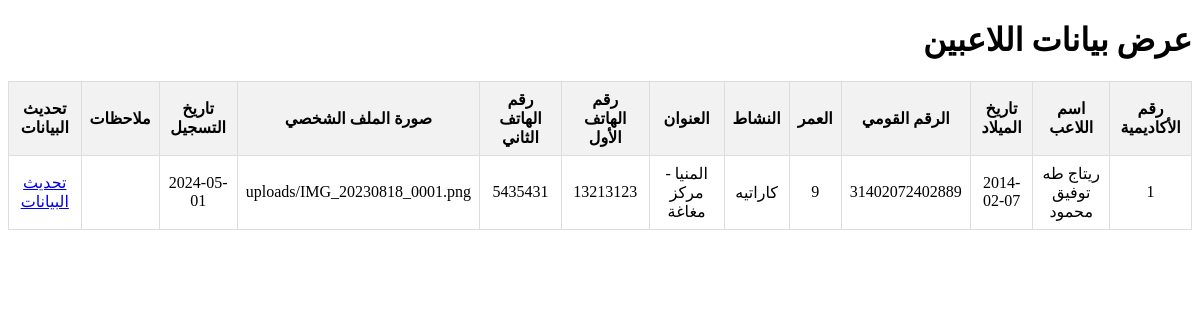
Screenshot of /display_players.php with the database file from the repository.
### tables this page shows
CREATE TABLE `external_academies` (
  `AcademyID` int(11) NOT NULL,
  `PlayerName` varchar(255) NOT NULL,
  `DateOfBirth` date DEFAULT NULL,
  `NationalID` varchar(20) DEFAULT NULL,
  `Age` int(11) DEFAULT NULL,
  `Activity` varchar(255) DEFAULT NULL,
  `Address` varchar(255) DEFAULT NULL,
  `PhoneNumber1` varchar(20) DEFAULT NULL,
  `PhoneNumber2` varchar(20) DEFAULT NULL,
  `ProfilePicture` varchar(255) DEFAULT NULL,
  `AcademyName` varchar(255) DEFAULT NULL,
  `RegistrationStartDate` date DEFAULT NULL,
  `Notes` text DEFAULT NULL
);

### display_players.php (the view, shortened to what this page needs)
<!DOCTYPE html>
<html lang="ar">
<head>
</head>
<body dir="rtl">
    <?php
    $servername = "localhost";
    $username = "root";
    $password = "password";
    $dbname = "systemalabtal";
    $conn = new mysqli($servername, $username, $password, $dbname);
    $sql = "SELECT * FROM external_academies";
    $result = $conn->query($sql);
    if ($result->num_rows > 0) {
        echo "<h1>عرض بيانات اللاعبين</h1>";
        echo "<table border='1'>
                <tr>
                    <th>رقم الأكاديمية</th>
                    <th>اسم اللاعب</th>
                    <th>تاريخ الميلاد</th>
                    <th>الرقم القومي</th>
                    <th>العمر</th>
                    <th>النشاط</th>
                    <th>العنوان</th>
                    <th>رقم الهاتف الأول</th>
                    <th>رقم الهاتف الثاني</th>
                    <th>صورة الملف الشخصي</th>
                    <th>تاريخ التسجيل</th>
                    <th>ملاحظات</th>
                    <th>تحديث البيانات</th>
                </tr>";
        while($row = $result->fetch_assoc()) {
            echo "<tr>
                    <td>".$row["AcademyID"]."</td>
                    <td>".$row["PlayerName"]."</td>
                    <td>".$row["DateOfBirth"]."</td>
                    <td>".$row["NationalID"]."</td>
                    <td>".$row["Age"]."</td>
                    <td>".$row["Activity"]."</td>
                    <td>".$row["Address"]."</td>
                    <td>".$row["PhoneNumber1"]."</td>
                    <td>".$row["PhoneNumber2"]."</td>
                    <td>".$row["ProfilePicture"]."</td>
                    <td>".$row["RegistrationStartDate"]."</td>
                    <td>".$row["Notes"]."</td>
                    <td><a href='update_player.php?AcademyID=".$row["AcademyID"]."'>تحديث البيانات</a></td>
                </tr>";
        }
        echo "</table>";
    } else {
        echo "<h1>لا توجد بيانات لعرضها</h1>";
    }
    ?>
</body>
</html>

### display_players.php (style rules this page uses)
table { width: 100%; border-collapse: collapse; margin-top: 20px; }
th, td { border: 1px solid #ddd; padding: 8px; text-align: center; }
th { background-color: #f2f2f2; }

### rows the page displays
external_academies: AcademyID "1", PlayerName "ريتاج طه توفيق محمود", DateOfBirth "2014-02-07", NationalID "31402072402889", Age "9", Activity "كاراتيه", Address "المنيا - مركز مغاغة", PhoneNumber1 "13213123", PhoneNumber2 "5435431", ProfilePicture "uploads/IMG_20230818_0001.png", RegistrationStartDate "2024-05-01"
